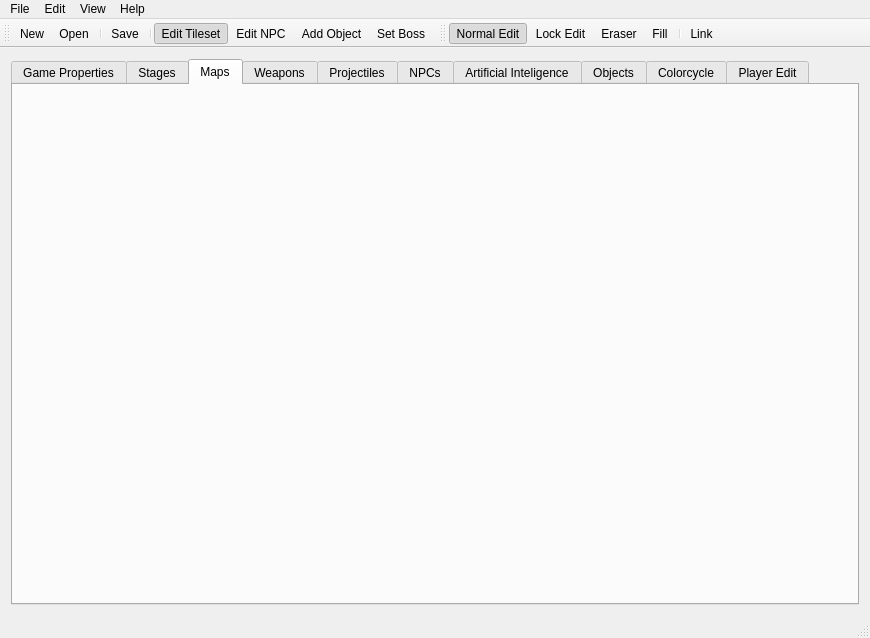
<?xml version="1.0" encoding="UTF-8"?>
<ui version="4.0">
 <class>MainWindow</class>
 <widget class="QMainWindow" name="MainWindow">
  <property name="geometry">
   <rect>
    <x>0</x>
    <y>0</y>
    <width>870</width>
    <height>638</height>
   </rect>
  </property>
  <property name="sizePolicy">
   <sizepolicy hsizetype="Maximum" vsizetype="Maximum">
    <horstretch>0</horstretch>
    <verstretch>0</verstretch>
   </sizepolicy>
  </property>
  <property name="windowTitle">
   <string>Rockbot Editor 1.0.0</string>
  </property>
  <widget class="QWidget" name="centralWidget">
   <property name="sizePolicy">
    <sizepolicy hsizetype="Maximum" vsizetype="Maximum">
     <horstretch>0</horstretch>
     <verstretch>0</verstretch>
    </sizepolicy>
   </property>
   <layout class="QGridLayout" name="gridLayout">
    <item row="0" column="0">
     <widget class="QTabWidget" name="tabWidget">
      <property name="currentIndex">
       <number>2</number>
      </property>
      <widget class="QWidget" name="game_tab">
       <attribute name="title">
        <string>Game Properties</string>
       </attribute>
       <layout class="QGridLayout" name="gridLayout_16"/>
      </widget>
      <widget class="QWidget" name="stage_tab">
       <attribute name="title">
        <string>Stages</string>
       </attribute>
       <layout class="QGridLayout" name="gridLayout_5"/>
      </widget>
      <widget class="QWidget" name="maps_tab">
       <attribute name="title">
        <string>Maps</string>
       </attribute>
       <layout class="QGridLayout" name="gridLayout_17"/>
      </widget>
      <widget class="QWidget" name="weapon_edit_tab">
       <attribute name="title">
        <string>Weapons</string>
       </attribute>
       <layout class="QHBoxLayout" name="horizontalLayout_8"/>
      </widget>
      <widget class="QWidget" name="tab_projectiles">
       <attribute name="title">
        <string>Projectiles</string>
       </attribute>
       <layout class="QVBoxLayout" name="verticalLayout_2"/>
      </widget>
      <widget class="QWidget" name="npc_tab">
       <attribute name="title">
        <string>NPCs</string>
       </attribute>
       <layout class="QGridLayout" name="gridLayout_11"/>
      </widget>
      <widget class="QWidget" name="ai_tab">
       <attribute name="title">
        <string>Artificial Inteligence</string>
       </attribute>
       <layout class="QGridLayout" name="gridLayout_12"/>
      </widget>
      <widget class="QWidget" name="object_tab">
       <attribute name="title">
        <string>Objects</string>
       </attribute>
       <layout class="QGridLayout" name="gridLayout_14"/>
      </widget>
      <widget class="QWidget" name="colorcycle_tab">
       <attribute name="title">
        <string>Colorcycle</string>
       </attribute>
       <layout class="QGridLayout" name="gridLayout_15"/>
      </widget>
      <widget class="QWidget" name="player_tab">
       <attribute name="title">
        <string>Player Edit</string>
       </attribute>
       <layout class="QGridLayout" name="gridLayout_18"/>
      </widget>
     </widget>
    </item>
   </layout>
  </widget>
  <widget class="QToolBar" name="mainToolBar">
   <attribute name="toolBarArea">
    <enum>TopToolBarArea</enum>
   </attribute>
   <attribute name="toolBarBreak">
    <bool>false</bool>
   </attribute>
   <addaction name="actionNew"/>
   <addaction name="actionOpen"/>
   <addaction name="separator"/>
   <addaction name="actionSave"/>
   <addaction name="separator"/>
   <addaction name="actionEdit_Tileset"/>
   <addaction name="actionEdit_NPC"/>
   <addaction name="actionAdd_Object"/>
   <addaction name="actionSet_Boss"/>
  </widget>
  <widget class="QStatusBar" name="statusBar"/>
  <widget class="QToolBar" name="editToolBar">
   <property name="sizePolicy">
    <sizepolicy hsizetype="Preferred" vsizetype="Fixed">
     <horstretch>0</horstretch>
     <verstretch>0</verstretch>
    </sizepolicy>
   </property>
   <property name="windowTitle">
    <string>toolBar</string>
   </property>
   <attribute name="toolBarArea">
    <enum>TopToolBarArea</enum>
   </attribute>
   <attribute name="toolBarBreak">
    <bool>false</bool>
   </attribute>
   <addaction name="actionNormal_Edit"/>
   <addaction name="actionLock_Edit"/>
   <addaction name="actionEraser"/>
   <addaction name="actionFill"/>
   <addaction name="separator"/>
   <addaction name="actionLink"/>
  </widget>
  <widget class="QMenuBar" name="menuBar">
   <property name="geometry">
    <rect>
     <x>0</x>
     <y>0</y>
     <width>870</width>
     <height>22</height>
    </rect>
   </property>
   <widget class="QMenu" name="menuFILE">
    <property name="title">
     <string>File</string>
    </property>
    <addaction name="actionNew"/>
    <addaction name="actionOpen"/>
    <addaction name="actionSave"/>
    <addaction name="actionSwap_Maps"/>
    <addaction name="actionReset_Map"/>
    <addaction name="separator"/>
    <addaction name="actionQuit"/>
   </widget>
   <widget class="QMenu" name="menuHelp">
    <property name="title">
     <string>Help</string>
    </property>
    <addaction name="actionAbout"/>
   </widget>
   <widget class="QMenu" name="menuEdit">
    <property name="title">
     <string>Edit</string>
    </property>
    <addaction name="actionCopy"/>
    <addaction name="actionPaste"/>
   </widget>
   <widget class="QMenu" name="menuView">
    <property name="title">
     <string>View</string>
    </property>
    <widget class="QMenu" name="menuLevel">
     <property name="title">
      <string>Level</string>
     </property>
     <addaction name="actionOne"/>
     <addaction name="actionTwo"/>
     <addaction name="actionThree"/>
    </widget>
    <addaction name="menuLevel"/>
    <addaction name="actionBeaten"/>
   </widget>
   <addaction name="menuFILE"/>
   <addaction name="menuEdit"/>
   <addaction name="menuView"/>
   <addaction name="menuHelp"/>
  </widget>
  <action name="actionAbout">
   <property name="text">
    <string>About</string>
   </property>
  </action>
  <action name="actionCopy">
   <property name="text">
    <string>Copy</string>
   </property>
  </action>
  <action name="actionPaste">
   <property name="text">
    <string>Paste</string>
   </property>
  </action>
  <action name="actionNew">
   <property name="icon">
    <iconset>
     <normalon>:/toolbar_icons/New</normalon>
    </iconset>
   </property>
   <property name="text">
    <string>New</string>
   </property>
  </action>
  <action name="actionOpen">
   <property name="icon">
    <iconset resource="resources/icons/icons.qrc">
     <normaloff>:/toolbar_icons/Open</normaloff>
     <normalon>:/toolbar_icons/Save</normalon>:/toolbar_icons/Open</iconset>
   </property>
   <property name="text">
    <string>Open</string>
   </property>
  </action>
  <action name="actionQuit">
   <property name="text">
    <string>Quit</string>
   </property>
  </action>
  <action name="actionSave">
   <property name="icon">
    <iconset resource="resources/icons/icons.qrc">
     <normaloff>:/toolbar_icons/Save</normaloff>:/toolbar_icons/Save</iconset>
   </property>
   <property name="text">
    <string>Save</string>
   </property>
  </action>
  <action name="actionNormal_Edit">
   <property name="checkable">
    <bool>true</bool>
   </property>
   <property name="checked">
    <bool>true</bool>
   </property>
   <property name="icon">
    <iconset resource="resources/icons/icons.qrc">
     <normaloff>:/toolbar_icons/draw-freehand.png</normaloff>
     <normalon>:/toolbar_icons/draw-freehand.png</normalon>:/toolbar_icons/draw-freehand.png</iconset>
   </property>
   <property name="text">
    <string>Normal Edit</string>
   </property>
  </action>
  <action name="actionLock_Edit">
   <property name="checkable">
    <bool>true</bool>
   </property>
   <property name="icon">
    <iconset>
     <normalon>:/toolbar_icons/Lock</normalon>
    </iconset>
   </property>
   <property name="text">
    <string>Lock Edit</string>
   </property>
  </action>
  <action name="actionEraser">
   <property name="checkable">
    <bool>true</bool>
   </property>
   <property name="icon">
    <iconset>
     <normalon>:/toolbar_icons/draw-eraser.png</normalon>
    </iconset>
   </property>
   <property name="text">
    <string>Eraser</string>
   </property>
  </action>
  <action name="actionAdd">
   <property name="icon">
    <iconset resource="resources/icons/icons.qrc">
     <normaloff>:/toolbar_icons/list-add.png</normaloff>:/toolbar_icons/list-add.png</iconset>
   </property>
   <property name="text">
    <string>Add</string>
   </property>
  </action>
  <action name="actionFill">
   <property name="checkable">
    <bool>true</bool>
   </property>
   <property name="icon">
    <iconset resource="resources/icons/icons.qrc">
     <normaloff>:/toolbar_icons/Fill</normaloff>:/toolbar_icons/Fill</iconset>
   </property>
   <property name="text">
    <string>Fill</string>
   </property>
  </action>
  <action name="actionLink">
   <property name="checkable">
    <bool>true</bool>
   </property>
   <property name="icon">
    <iconset resource="resources/icons/icons.qrc">
     <normaloff>:/toolbar_icons/connect_no.png</normaloff>:/toolbar_icons/connect_no.png</iconset>
   </property>
   <property name="text">
    <string>Link</string>
   </property>
   <property name="toolTip">
    <string>Link Maps</string>
   </property>
  </action>
  <action name="actionStairs">
   <property name="checkable">
    <bool>true</bool>
   </property>
   <property name="icon">
    <iconset resource="resources/icons/icons.qrc">
     <normaloff>:/toolbar_icons/stairs.png</normaloff>:/toolbar_icons/stairs.png</iconset>
   </property>
   <property name="text">
    <string>Stairs</string>
   </property>
  </action>
  <action name="actionEdit_NPC">
   <property name="checkable">
    <bool>true</bool>
   </property>
   <property name="icon">
    <iconset resource="resources/icons/icons.qrc">
     <normaloff>:/toolbar_icons/im-user.png</normaloff>:/toolbar_icons/im-user.png</iconset>
   </property>
   <property name="text">
    <string>Edit NPC</string>
   </property>
  </action>
  <action name="actionEdit_Tileset">
   <property name="checkable">
    <bool>true</bool>
   </property>
   <property name="checked">
    <bool>true</bool>
   </property>
   <property name="icon">
    <iconset resource="resources/icons/icons.qrc">
     <normaloff>:/toolbar_icons/format-stroke-color.png</normaloff>:/toolbar_icons/format-stroke-color.png</iconset>
   </property>
   <property name="text">
    <string>Edit Tileset</string>
   </property>
  </action>
  <action name="actionLayer_Level">
   <property name="icon">
    <iconset resource="resources/icons/icons.qrc">
     <normaloff>:/toolbar_icons/format-list-ordered.png</normaloff>:/toolbar_icons/format-list-ordered.png</iconset>
   </property>
   <property name="text">
    <string>Layer Level</string>
   </property>
   <property name="toolTip">
    <string>Layer Level</string>
   </property>
  </action>
  <action name="actionOne">
   <property name="text">
    <string>one</string>
   </property>
  </action>
  <action name="actionTwo">
   <property name="text">
    <string>two</string>
   </property>
  </action>
  <action name="actionThree">
   <property name="text">
    <string>three</string>
   </property>
  </action>
  <action name="actionAdd_Object">
   <property name="checkable">
    <bool>true</bool>
   </property>
   <property name="icon">
    <iconset resource="resources/icons/icons.qrc">
     <normaloff>:/toolbar_icons/media-playlist-shuffle.png</normaloff>:/toolbar_icons/media-playlist-shuffle.png</iconset>
   </property>
   <property name="text">
    <string>Add Object</string>
   </property>
   <property name="toolTip">
    <string>Add Object</string>
   </property>
  </action>
  <action name="actionSet_Boss">
   <property name="checkable">
    <bool>true</bool>
   </property>
   <property name="icon">
    <iconset resource="resources/icons/icons.qrc">
     <normaloff>:/toolbar_icons/Add Npc</normaloff>:/toolbar_icons/Add Npc</iconset>
   </property>
   <property name="text">
    <string>Set Boss</string>
   </property>
   <property name="toolTip">
    <string>Set Boss</string>
   </property>
  </action>
  <action name="actionReset_Map">
   <property name="icon">
    <iconset resource="resources/icons/icons.qrc">
     <normaloff>:/toolbar_icons/archive-remove.png</normaloff>:/toolbar_icons/archive-remove.png</iconset>
   </property>
   <property name="text">
    <string>Reset Map</string>
   </property>
   <property name="toolTip">
    <string>Clear all map tiles</string>
   </property>
  </action>
  <action name="actionSwap_Maps">
   <property name="text">
    <string>Swap Stages</string>
   </property>
  </action>
  <action name="actionBeaten">
   <property name="checkable">
    <bool>true</bool>
   </property>
   <property name="icon">
    <iconset resource="resources/icons/icons.qrc">
     <normaloff>:/toolbar_icons/task-recurring.png</normaloff>:/toolbar_icons/task-recurring.png</iconset>
   </property>
   <property name="text">
    <string>Beaten</string>
   </property>
  </action>
 </widget>
 <layoutdefault spacing="6" margin="11"/>
 <resources>
  <include location="resources/icons/icons.qrc"/>
 </resources>
 <connections/>
</ui>
